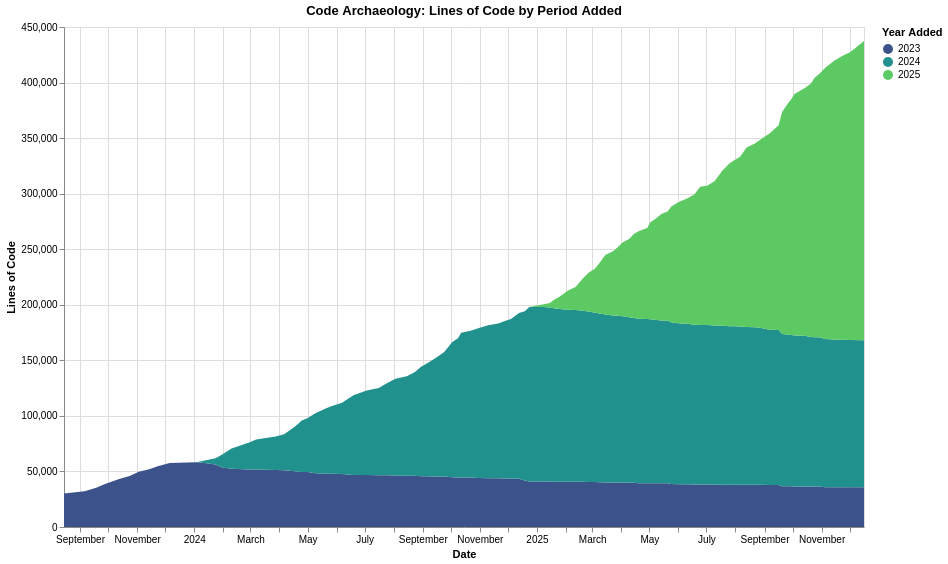

Specify this chart in Vega-Lite:
### Vega-Lite specification from a JSON file in a GitHub repository (floating-point values rounded to 4 significant figures; data arrays with more than 128 entries replaced by an {"elided": "..."} marker saying what was removed)
{"$schema": "https://vega.github.io/schema/vega-lite/v6.1.0.json", "config": {"view": {"continuousHeight": 300, "continuousWidth": 300}}, "data": {"name": "data-ae232bc6d20c1538fc0e701d950f81f0"}, "datasets": {"data-ae232bc6d20c1538fc0e701d950f81f0": {"elided": "241 records"}}, "encoding": {"color": {"field": "period", "scale": {"scheme": "viridis"}, "title": "Year Added", "type": "ordinal"}, "order": {"field": "period", "type": "ordinal"}, "tooltip": [{"field": "commit_date", "type": "temporal"}, {"field": "period", "type": "ordinal"}, {"field": "line_count", "type": "quantitative"}], "x": {"field": "commit_date", "title": "Date", "type": "temporal"}, "y": {"field": "line_count", "title": "Lines of Code", "type": "quantitative"}}, "height": 500, "mark": {"type": "area"}, "title": "Code Archaeology: Lines of Code by Period Added", "width": 800}
